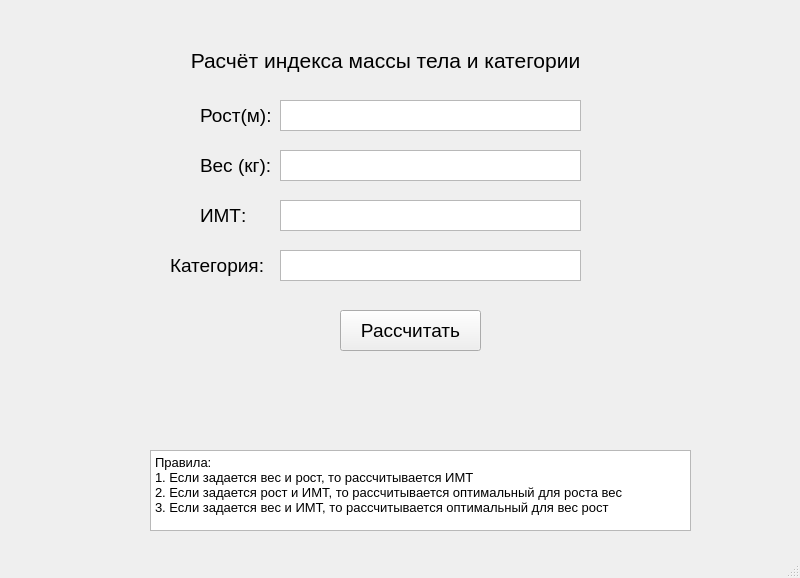
<?xml version="1.0" encoding="UTF-8"?>
<ui version="4.0">
 <class>MainWindow</class>
 <widget class="QMainWindow" name="MainWindow">
  <property name="geometry">
   <rect>
    <x>0</x>
    <y>0</y>
    <width>800</width>
    <height>578</height>
   </rect>
  </property>
  <property name="windowTitle">
   <string>MainWindow</string>
  </property>
  <widget class="QWidget" name="centralwidget">
   <widget class="QLabel" name="label">
    <property name="geometry">
     <rect>
      <x>160</x>
      <y>40</y>
      <width>451</width>
      <height>41</height>
     </rect>
    </property>
    <property name="font">
     <font>
      <pointsize>16</pointsize>
     </font>
    </property>
    <property name="text">
     <string>Расчёт индекса массы тела и категории</string>
    </property>
    <property name="alignment">
     <set>Qt::AlignCenter</set>
    </property>
   </widget>
   <widget class="QLabel" name="label_2">
    <property name="geometry">
     <rect>
      <x>200</x>
      <y>100</y>
      <width>71</width>
      <height>31</height>
     </rect>
    </property>
    <property name="font">
     <font>
      <pointsize>14</pointsize>
     </font>
    </property>
    <property name="text">
     <string>Рост(м):</string>
    </property>
   </widget>
   <widget class="QTextEdit" name="heightTextEdit">
    <property name="geometry">
     <rect>
      <x>280</x>
      <y>100</y>
      <width>301</width>
      <height>31</height>
     </rect>
    </property>
    <property name="font">
     <font>
      <pointsize>12</pointsize>
     </font>
    </property>
   </widget>
   <widget class="QLabel" name="label_3">
    <property name="geometry">
     <rect>
      <x>200</x>
      <y>150</y>
      <width>71</width>
      <height>31</height>
     </rect>
    </property>
    <property name="font">
     <font>
      <pointsize>14</pointsize>
     </font>
    </property>
    <property name="text">
     <string>Вес (кг):</string>
    </property>
   </widget>
   <widget class="QTextEdit" name="weightTextEdit">
    <property name="geometry">
     <rect>
      <x>280</x>
      <y>150</y>
      <width>301</width>
      <height>31</height>
     </rect>
    </property>
    <property name="font">
     <font>
      <pointsize>12</pointsize>
     </font>
    </property>
   </widget>
   <widget class="QLabel" name="label_4">
    <property name="geometry">
     <rect>
      <x>200</x>
      <y>200</y>
      <width>71</width>
      <height>31</height>
     </rect>
    </property>
    <property name="font">
     <font>
      <pointsize>14</pointsize>
     </font>
    </property>
    <property name="text">
     <string>ИМТ:</string>
    </property>
   </widget>
   <widget class="QTextEdit" name="bmiTextEdit">
    <property name="geometry">
     <rect>
      <x>280</x>
      <y>200</y>
      <width>301</width>
      <height>31</height>
     </rect>
    </property>
    <property name="font">
     <font>
      <pointsize>12</pointsize>
     </font>
    </property>
   </widget>
   <widget class="QTextEdit" name="categoryTextEdit">
    <property name="geometry">
     <rect>
      <x>280</x>
      <y>250</y>
      <width>301</width>
      <height>31</height>
     </rect>
    </property>
    <property name="font">
     <font>
      <pointsize>12</pointsize>
     </font>
    </property>
    <property name="readOnly">
     <bool>true</bool>
    </property>
   </widget>
   <widget class="QLabel" name="label_5">
    <property name="geometry">
     <rect>
      <x>170</x>
      <y>250</y>
      <width>101</width>
      <height>31</height>
     </rect>
    </property>
    <property name="font">
     <font>
      <pointsize>14</pointsize>
     </font>
    </property>
    <property name="text">
     <string>Категория:</string>
    </property>
   </widget>
   <widget class="QPushButton" name="pushButton">
    <property name="geometry">
     <rect>
      <x>340</x>
      <y>310</y>
      <width>141</width>
      <height>41</height>
     </rect>
    </property>
    <property name="font">
     <font>
      <pointsize>14</pointsize>
     </font>
    </property>
    <property name="text">
     <string>Рассчитать</string>
    </property>
   </widget>
   <widget class="QTextBrowser" name="textBrowser">
    <property name="geometry">
     <rect>
      <x>150</x>
      <y>450</y>
      <width>541</width>
      <height>81</height>
     </rect>
    </property>
    <property name="html">
     <string>&lt;!DOCTYPE HTML PUBLIC &quot;-//W3C//DTD HTML 4.0//EN&quot; &quot;http://www.w3.org/TR/REC-html40/strict.dtd&quot;&gt;
&lt;html&gt;&lt;head&gt;&lt;meta name=&quot;qrichtext&quot; content=&quot;1&quot; /&gt;&lt;style type=&quot;text/css&quot;&gt;
p, li { white-space: pre-wrap; }
&lt;/style&gt;&lt;/head&gt;&lt;body style=&quot; font-family:'MS Shell Dlg 2'; font-size:8.25pt; font-weight:400; font-style:normal;&quot;&gt;
&lt;p style=&quot; margin-top:0px; margin-bottom:0px; margin-left:0px; margin-right:0px; -qt-block-indent:0; text-indent:0px;&quot;&gt;&lt;span style=&quot; font-size:10pt;&quot;&gt;Правила:&lt;/span&gt;&lt;/p&gt;
&lt;p style=&quot; margin-top:0px; margin-bottom:0px; margin-left:0px; margin-right:0px; -qt-block-indent:0; text-indent:0px;&quot;&gt;&lt;span style=&quot; font-size:10pt;&quot;&gt;1. Если задается вес и рост, то раcсчитывается ИМТ&lt;/span&gt;&lt;/p&gt;
&lt;p style=&quot; margin-top:0px; margin-bottom:0px; margin-left:0px; margin-right:0px; -qt-block-indent:0; text-indent:0px;&quot;&gt;&lt;span style=&quot; font-size:10pt;&quot;&gt;2. Если задается рост и ИМТ, то расcчитывается оптимальный для роста вес&lt;/span&gt;&lt;/p&gt;
&lt;p style=&quot; margin-top:0px; margin-bottom:0px; margin-left:0px; margin-right:0px; -qt-block-indent:0; text-indent:0px;&quot;&gt;&lt;span style=&quot; font-size:10pt;&quot;&gt;3. Если задается вес и ИМТ, то раcсчитывается оптимальный для вес рост&lt;/span&gt;&lt;/p&gt;&lt;/body&gt;&lt;/html&gt;</string>
    </property>
   </widget>
  </widget>
  <widget class="QMenuBar" name="menubar">
   <property name="geometry">
    <rect>
     <x>0</x>
     <y>0</y>
     <width>800</width>
     <height>21</height>
    </rect>
   </property>
  </widget>
  <widget class="QStatusBar" name="statusbar"/>
 </widget>
 <resources/>
 <connections/>
</ui>
